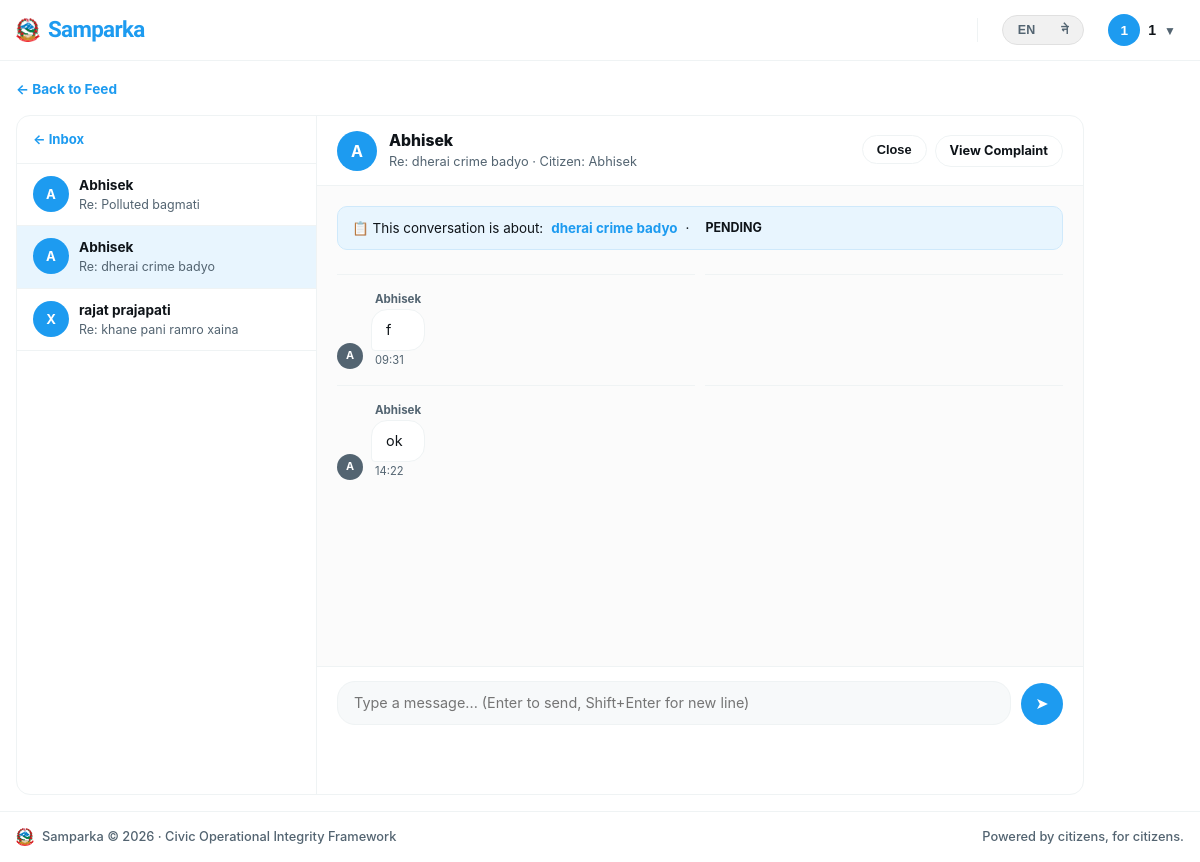
/messages/2/ (signed in), run on the app's committed database.
### accounts/models.py (models this page shows, shortened)
class User(AbstractUser):
    avatar = models.ImageField(upload_to='avatars/', null=True, blank=True)
    bio = models.TextField(max_length=300, blank=True)
    district = models.CharField(max_length=100, blank=True)
    ward = models.CharField(max_length=100, blank=True)
    phone = models.CharField(max_length=15, blank=True)
    is_verified = models.BooleanField(default=False)
    role = models.CharField(          # ← now inside the class
        max_length=20,
        choices=ROLE_CHOICES,
        default="user"
    )
    @property
    def display_name(self):
        if self.first_name:
            return f"{self.first_name} {self.last_name}".strip()
        return self.username

### messaging/models.py (models this page shows, shortened)
class Conversation(models.Model):
    participant_citizen = models.ForeignKey(
        settings.AUTH_USER_MODEL,
        on_delete=models.CASCADE,
        related_name='citizen_conversations'
    )
    participant_staff = models.ForeignKey(
        settings.AUTH_USER_MODEL,
        on_delete=models.CASCADE,
        related_name='staff_conversations'
    )
    complaint = models.ForeignKey(
        'complaints.Complaint',
        on_delete=models.SET_NULL,
        null=True, blank=True,
        related_name='conversations'
    )
    subject = models.CharField(max_length=200, blank=True)
    is_closed = models.BooleanField(default=False)
    created_at = models.DateTimeField(auto_now_add=True)
    updated_at = models.DateTimeField(auto_now=True)
    class Meta:
        ordering = ['-updated_at']
    def get_other_participant(self, user):
        if user == self.participant_citizen:
            return self.participant_staff
        return self.participant_citizen

class Message(models.Model):
    conversation = models.ForeignKey(
        Conversation,
        on_delete=models.CASCADE,
        related_name='messages'
    )
    sender = models.ForeignKey(
        settings.AUTH_USER_MODEL,
        on_delete=models.CASCADE,
        related_name='sent_messages'
    )
    body = models.TextField(max_length=2000)
    is_read = models.BooleanField(default=False)
    created_at = models.DateTimeField(auto_now_add=True)
    class Meta:
        ordering = ['created_at']

### complaints/models.py (models this page shows, shortened)
class Complaint(models.Model):
    STATUS_PENDING = 'pending'
    STATUS_VERIFIED = 'verified'
    STATUS_IN_PROGRESS = 'in_progress'
    STATUS_SOLVED = 'solved'
    STATUS_REJECTED = 'rejected'
    STATUS_CHOICES = [
        (STATUS_PENDING, _('Pending')),
        (STATUS_VERIFIED, _('Verified')),
        (STATUS_IN_PROGRESS, _('In Progress')),
        (STATUS_SOLVED, _('Solved')),
        (STATUS_REJECTED, _('Rejected')),
    ]
    STATUS_COLORS = {
        STATUS_PENDING: '#F59E0B',
        STATUS_VERIFIED: '#3B82F6',
        STATUS_IN_PROGRESS: '#8B5CF6',
        STATUS_SOLVED: '#10B981',
        STATUS_REJECTED: '#EF4444',
    }
    PRIORITY_CHOICES = [
        ('low', _('Low')),
        ('medium', _('Medium')),
        ('high', _('High')),
        ('urgent', _('Urgent')),
    ]
    priority = models.CharField(max_length=10, choices=PRIORITY_CHOICES, default='medium')
    due_date = models.DateField(null=True, blank=True)
    author = models.ForeignKey(settings.AUTH_USER_MODEL, on_delete=models.CASCADE, related_name='complaints')
    department = models.ForeignKey(Department, on_delete=models.SET_NULL, null=True, related_name='complaints')
    title = models.CharField(max_length=200)
    description = models.TextField()
    status = models.CharField(max_length=20, choices=STATUS_CHOICES, default=STATUS_PENDING)
    location_name = models.CharField(max_length=200, blank=True, help_text='Human readable location name')
    latitude = models.DecimalField(max_digits=9, decimal_places=6, null=True, blank=True)
    longitude = models.DecimalField(max_digits=9, decimal_places=6, null=True, blank=True)
    upvotes = models.ManyToManyField(settings.AUTH_USER_MODEL, through='Vote', related_name='voted_complaints', blank=True)
    view_count = models.PositiveIntegerField(default=0)
    admin_note = models.TextField(blank=True, help_text='Internal note from admin (not shown to public)')
    is_anonymous = models.BooleanField(default=False)
    created_at = models.DateTimeField(auto_now_add=True)
    updated_at = models.DateTimeField(auto_now=True)
    class Meta:
        ordering = ['-created_at']
    def get_absolute_url(self):
        return reverse('complaints:detail', kwargs={'pk': self.pk})

### messaging/views.py (the view)
# urls.py: path('<int:pk>/', views.conversation_detail, name='conversation'),
@login_required
def conversation_detail(request, pk):
    user = request.user
    conv = get_object_or_404(Conversation, pk=pk)
    if conv.participant_citizen != user and conv.participant_staff != user and not (user.is_superuser or _is_dept_admin(user)):
        django_messages.error(request, _('You do not have access to this conversation.'))
        return redirect('messaging:inbox')
    conv.messages.filter(is_read=False).exclude(sender=user).update(is_read=True)
    msg_form = MessageForm()
    all_messages = conv.messages.select_related('sender').order_by('created_at')
    return render(request, 'messaging/conversation.html', {
        'conv': conv,
        'msg_form': msg_form,
        'all_messages': all_messages,
        'other_user': conv.get_other_participant(user),
        'can_manage': user.is_superuser or _is_dept_admin(user),
    })

### messaging/templates/messaging/conversation.html (shortened to what this page needs)
{% extends 'base.html' %}
{% load humanize %}
{% load i18n %}
{% block content %}
<div class="container" style="max-width: 1100px; padding: 0 16px;">
  <div style="margin: 16px 0 0;">
    <a href="{% url 'complaints:feed' %}" style="font-size: 0.85rem; color: var(--accent-blue, #1d9bf0); font-weight: 700; text-decoration: none;">← {% trans "Back to Feed" %}</a>
  </div>
  <div class="conv-layout">
    <div class="conv-sidebar">
      <div class="conv-sidebar-header">
        <a href="{% url 'messaging:inbox' %}">← {% trans "Inbox" %}</a>
      </div>
      <div class="conv-list-scroll">
        {% for c in request.user.citizen_conversations.all|dictsortreversed:"updated_at" %}
        <a href="{% url 'messaging:conversation' pk=c.pk %}" class="conv-list-item {% if c.pk == conv.pk %}active{% endif %}">
          <div class="cli-avatar">{{ c.participant_staff.username|first|upper }}</div>
          <div class="cli-body">
            <div class="cli-name">{{ c.subject|default:_("No subject")|truncatechars:22 }}</div>
            {% with lm=c.last_message %}{% if lm %}<div class="cli-preview">{{ lm.body }}</div>{% endif %}{% endwith %}
          </div>
        </a>
        {% empty %}
        {% for c in request.user.staff_conversations.all|dictsortreversed:"updated_at" %}
        <a href="{% url 'messaging:conversation' pk=c.pk %}" class="conv-list-item {% if c.pk == conv.pk %}active{% endif %}">
          <div class="cli-avatar">{{ c.participant_citizen.username|first|upper }}</div>
          <div class="cli-body">
            <div class="cli-name">{{ c.participant_citizen.display_name|truncatechars:20 }}</div>
            <div class="cli-preview">{{ c.subject|default:_("No subject") }}</div>
          </div>
        </a>
        {% endfor %}
        {% endfor %}
      </div>
    </div>
    <div class="chat-area">
      <div class="chat-topbar">
        <div class="chat-topbar-avatar">{{ other_user.username|first|upper }}</div>
        <div class="chat-topbar-info">
          <div class="chat-topbar-name">
            {{ other_user.display_name }}
          </div>
          <div class="chat-topbar-sub">
            {{ conv.subject|default:_("No subject") }}
            {% if can_manage %}
              &middot; {% trans "Citizen:" %} {{ conv.participant_citizen.display_name }}
            {% endif %}
          </div>
        </div>
        <div class="chat-topbar-actions">
          {% if can_manage %}
            {% if conv.is_closed %}
            <form method="post" action="{% url 'messaging:reopen' pk=conv.pk %}">
              {% csrf_token %}
              <button type="submit" class="chat-action-btn">{% trans "Reopen" %}</button>
            </form>
            {% else %}
            <form method="post" action="{% url 'messaging:close' pk=conv.pk %}">
              <button type="submit" class="chat-action-btn" onclick="return confirm('{% trans "Close this conversation?" %}')">{% trans "Close" %}</button>
            </form>
            {% endif %}
          {% endif %}
          {% if conv.complaint %}
          <a href="{{ conv.complaint.get_absolute_url }}" class="chat-action-btn">{% trans "View Complaint" %}</a>
          {% endif %}
        </div>
      </div>
      <div class="chat-messages-wrap" id="chat-messages">
        {% if conv.complaint %}
        <div class="complaint-context">
          📋 {% trans "This conversation is about:" %}
          <a href="{{ conv.complaint.get_absolute_url }}">{{ conv.complaint.title }}</a>
          &middot; <span class="status-badge status-{{ conv.complaint.status }}" style="font-size:0.7rem; padding:0.15rem 0.5rem;">{{ conv.complaint.get_status_display }}</span>
        </div>
        {% endif %}
        {% regroup all_messages by created_at|date:"Y-m-d" as day_groups %}
        {% for day in day_groups %}
        <div class="date-divider">{{ day.grouper|date:"F d, Y" }}</div>
        {% for msg in day.list %}
        {% if msg.sender == request.user %}
        <div class="msg-group self" data-msg-id="{{ msg.pk }}">
          <div class="msg-avatar-sm">{{ request.user.username|first|upper }}</div>
          <div class="msg-content">
            <div class="msg-bubble">{{ msg.body }}</div>
            <div class="msg-time">{{ msg.created_at|time:"H:i" }}</div>
          </div>
        </div>
        {% else %}
        <div class="msg-group other" data-msg-id="{{ msg.pk }}">
          <div class="msg-avatar-sm">{{ msg.sender.username|first|upper }}</div>
          <div class="msg-content">
            <div class="msg-sender-name">{{ msg.sender.display_name }}</div>
            <div class="msg-bubble">{{ msg.body }}</div>
            <div class="msg-time">{{ msg.created_at|time:"H:i" }}</div>
          </div>
        </div>
        {% endif %}
        {% endfor %}
        {% endfor %}
      </div>
      {% if not conv.is_closed %}
      <div class="chat-input-wrap">
        <div class="chat-input-row">
          <textarea id="msg-input" class="msg-input" placeholder="{% trans 'Type a message... (Enter to send, Shift+Enter for new line)' %}" rows="1"></textarea>
          <button id="send-btn" class="send-btn" title="{% trans 'Send' %}">➤</button>
        </div>
      </div>
      {% endif %}
    </div>
  </div>
</div>
{% endblock %}

### templates/base.html (shortened to what this page needs)
<!DOCTYPE html>
<html lang="{{ LANGUAGE_CODE }}">
<head>
  {% load static %}
  {% load i18n %}
  <link rel="stylesheet" href="https://unpkg.com/leaflet@1.9.4/dist/leaflet.css" />
  <link rel="stylesheet" href="{% static 'css/main.css' %}?v=105" />
  <link rel="stylesheet" href="{% static 'css/footer.css' %}?v=105" />
</head>
<body>
{% get_current_language as CURRENT_LANGUAGE %}
<div class="x-app-wrapper" style="display: flex; flex-direction: column; min-height: 100vh;">
  <header class="x-global-header">
    <div class="x-header-inner">
<a href="{% url 'complaints:feed' %}" class="x-header-brand" style="text-decoration: none; display: flex; align-items: center; gap: 8px;">
  <img src="/media/complaints/images/nepal-emblem.png" alt="{% trans 'Nepal Emblem' %}" width="24" height="24" style="object-fit: contain;">
  <span class="x-brand-text" style="font-family: 'Sora', sans-serif; font-weight: 800; font-size: 1.4rem; letter-spacing: -0.03em; color: var(--accent-blue, #1d9bf0);">
    {% if CURRENT_LANGUAGE == 'ne' %}सम्पर्क{% else %}Samparka{% endif %}
  </span>
</a>
      <div class="x-header-links">
        <div class="x-header-actions-group">
          <form action="{% url 'set_language' %}" method="post" class="lang-switch" id="lang-form-auth">
  <input type="hidden" name="language" id="lang-input-auth" value="{% get_current_language as CURRENT_LANGUAGE %}{{ CURRENT_LANGUAGE }}">
  <div class="lang-toggle">
    <button type="button" class="lang-option {% if CURRENT_LANGUAGE == 'en' %}active{% endif %}" onclick="switchLanguage(this, 'en')">EN</button>
    <button type="button" class="lang-option {% if CURRENT_LANGUAGE == 'ne' %}active{% endif %}" onclick="switchLanguage(this, 'ne')">ने</button>
  </div>
</form>
          {% if user.is_authenticated %}
            <div class="nav-user-menu">
              <button class="nav-user-btn" onclick="toggleUserMenu(this, event)" style="background: none; border: none; display: flex; align-items: center; gap: 8px; cursor: pointer; padding: 4px 8px; border-radius: 999px; transition: background 0.2s;" onmouseover="this.style.background='var(--bg-subtle)'" onmouseout="this.style.background='none'">
                {% if user.avatar %}
                  <img src="{{ user.avatar.url }}" alt="{{ user.username }}" style="width: 32px; height: 32px; border-radius: 50%; object-fit: cover; border: 1px solid var(--border-color);" />
                {% else %}
                  <span style="width: 32px; height: 32px; border-radius: 50%; background: var(--accent-blue, #1d9bf0); display: inline-flex; align-items: center; justify-content: center; font-weight: 800; color: #ffffff; font-size: 0.85rem;">{{ user.username|first|upper }}</span>
                {% endif %}
                <span class="nav-username" style="font-weight: 700; font-size: 0.88rem; color: var(--text-main, #0f1419); max-width: 110px; overflow: hidden; text-overflow: ellipsis; white-space: nowrap;">{{ user.display_name }}</span>
                <span style="font-size: 0.75rem; color: var(--text-muted); padding-top: 2px;">▼</span>
              </button>
            </div>
          {% endif %}
        </div>
      </div>
    </div>
  </header>
  <main class="main-content" style="flex: 1 0 auto; display: flex; flex-direction: column;">
    {% block content %}{% endblock %}
  </main>
  <footer class="footer" style="background-color: #ffffff; border-top: 1px solid var(--border-color, #eff3f4); padding: 16px 0; flex-shrink: 0;">
    <div class="container footer-inner" style="max-width: 1250px; margin: 0 auto; padding: 0 16px; display: flex; align-items: center; justify-content: space-between; font-size: 0.8rem; color: var(--text-muted, #536471);">
      <div style="display: flex; align-items: center; gap: 8px;">
        <img src="/media/complaints/images/nepal-emblem.png" alt="{% trans 'Nepal Emblem' %}" width="18" height="18" style="object-fit: contain;">
        <span style="font-weight: 500;">Samparka &copy; 2026 &middot; {% trans "Civic Operational Integrity Framework" %}</span>
      </div>
      <div style="font-weight: 500;">{% trans "Powered by citizens, for citizens." %}</div>
    </div>
  </footer>
</div>
</body>
</html>

### data on the page
User: username|first "1", display_name "1"
Conversation: participant_citizen.username|first "A", participant_citizen.display_name "Abhisek", subject "Re: Polluted bagmati"
Conversation: participant_citizen.username|first "A", participant_citizen.display_name "Abhisek", subject "Re: dherai crime badyo", complaint "dherai crime badyo", complaint.status "PENDING"
Conversation: participant_citizen.username|first "X", participant_citizen.display_name "rajat prajapati", subject "Re: khane pani ramro xaina"
User: username|first "A", display_name "Abhisek"
Message: sender.username|first "A", sender.display_name "Abhisek", body "f", created_at "09:31"
Message: sender.username|first "A", sender.display_name "Abhisek", body "ok", created_at "14:22"
